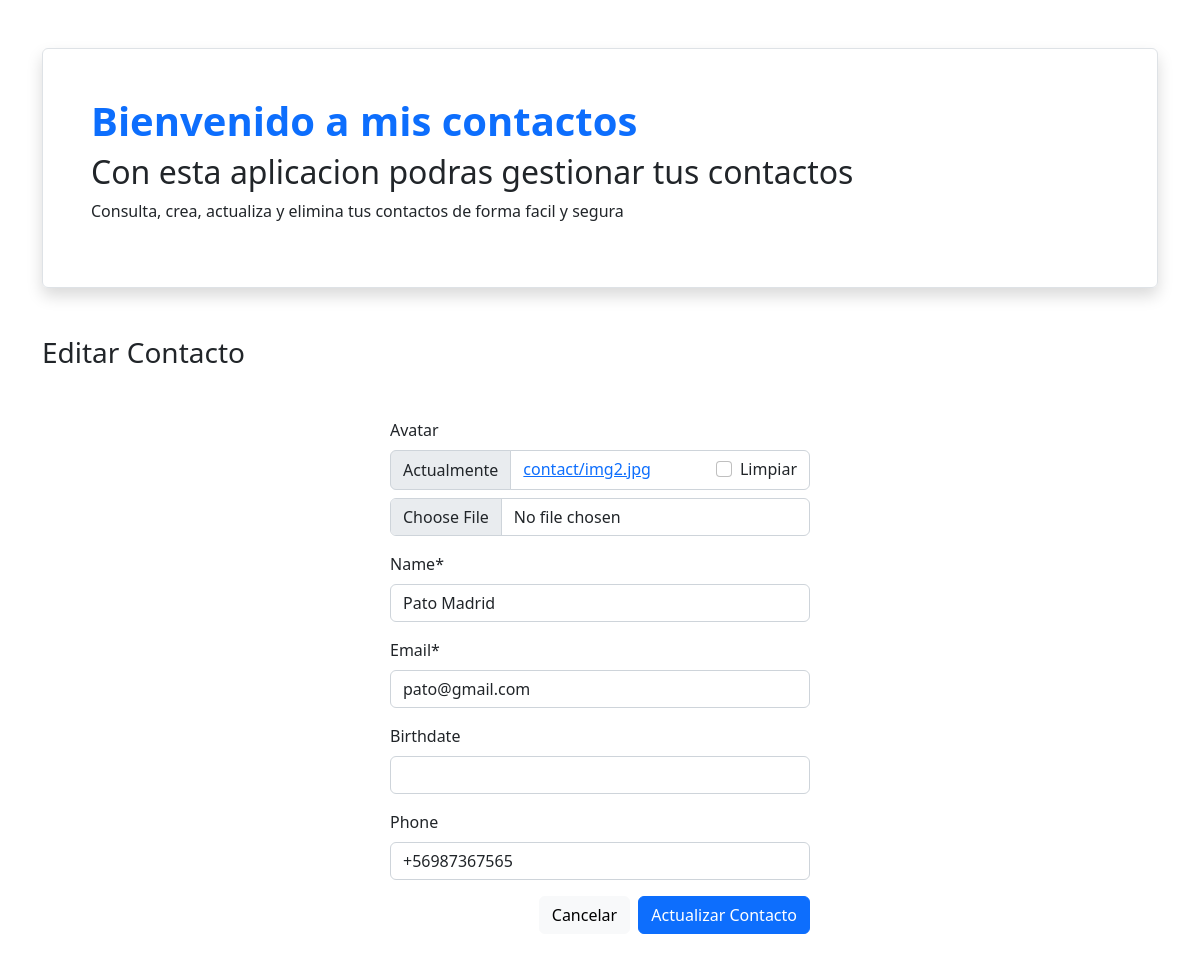
Page /4/edit/ on the committed database.
### contacts/models.py (models this page shows, shortened)
class Contact(models.Model):
    avatar = models.ImageField(null=True, blank=True, upload_to='contact')
    name = models.CharField(max_length=100)
    email = models.EmailField(max_length=50)
    birthdate = models.DateField(null=True, blank=True)
    phone = models.CharField(max_length=12, null=True, blank=True)
    created = models.DateTimeField(auto_now_add=True) # Se crea fecha de forma automatica

### contacts/views.py (the view)
# urls.py: path('<int:pk>/edit/', views.ContactUpdateView.as_view(), name='contact_edit'),
class ContactUpdateView(generic.UpdateView):
    model = Contact
    fields = ['avatar','name', 'email', 'birthdate', 'phone']
    success_url = reverse_lazy('contact_list')

### contacts/templates/contacts/contact_form.html (shortened to what this page needs)
{% extends "contacts/base.html" %}
{% load static crispy_forms_tags %}
{% block content %}
<div class="mt-5">
        <h3>
            {% if contact %}
            Editar
            {% else %}
            Nuevo
            {% endif %}
            Contacto
        </h3>
    </div>
    <form action="" method="post" class="mt-5 mx-auto" style="max-width: 420px;" enctype="multipart/form-data" novalidate>
        {{ form|crispy}}
        <div class="text-end mt-3">
            <a href="{% url 'contact_list' %}" class="btn btn-light me-1">
                Cancelar
            </a>
            <button class="btn btn-primary">
                {% if contact %}
                Actualizar
                {% else %}
                Crear
                {% endif %}
                Contacto
            </button>
        </div>
    </form>
{% endblock content %}

### rows in the picture
Contact: name "Pato Madrid", email "pato@gmail.com", phone "+56987367565"
